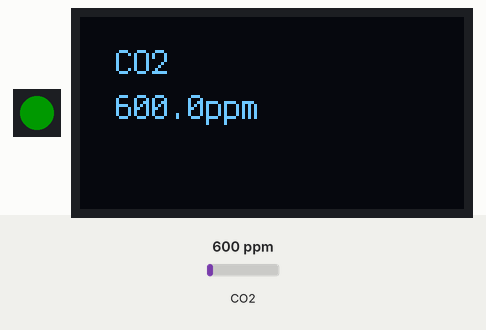
This program was run on a simulated CircuitPython board. On the bench: 1 RGB LEDs in strip order, left to right, 128×64 one-colour display. Inputs (shaded band) come from the test bench; at power-on: CO2 600 ppm. Dim RGB values are drawn brighter than linear.

Above: at 1.2 s.
1.3 s: CO2 set to 983 ppm
At 2.8 s:
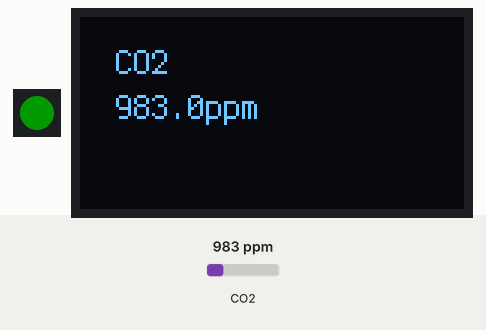
3.5 s: CO2 set to 1034 ppm
At 4.3 s:
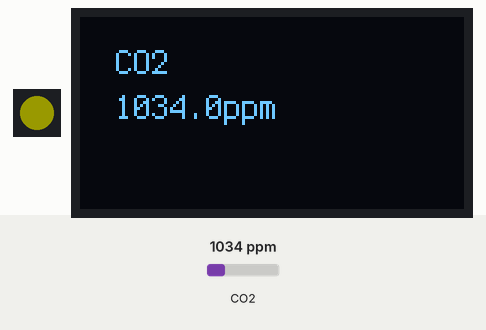
5.5 s: CO2 set to 1479 ppm
At 7.1 s:
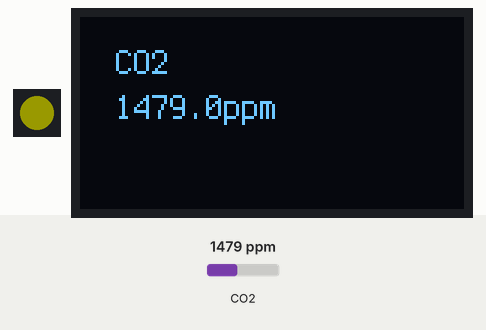
7.5 s: CO2 set to 1538 ppm
At 8.7 s:
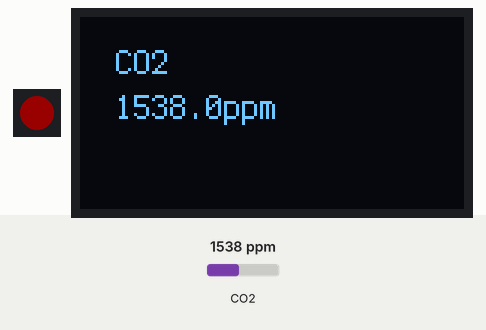
Timing chart, 0 to 10.5 s (numbered marks = the images above; inputs shaded):
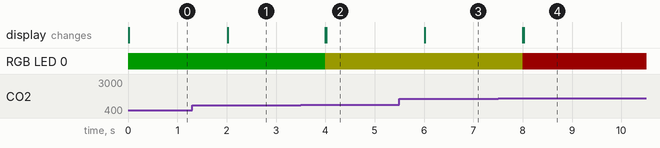

Measured:
- the behaviour switches between 999 and 1000 ppm on CO2 (found by bisection; images 1 and 2)
- the behaviour switches between 1499 and 1500 ppm on CO2 (found by bisection; images 3 and 4)
- after the input at 1.3 s, the display: changes after 0.72 s (image 1)
- after the input at 3.5 s, RGB LED 0: RGB(0, 25, 0) → RGB(25, 25, 0) after 0.50 s
- after the input at 5.5 s, the display: changes after 0.52 s (image 3)
- after the input at 7.5 s, RGB LED 0: RGB(25, 25, 0) → RGB(25, 0, 0) after 0.51 s

The program:

Usecase4C02Ampel.py
```python
# Usecase 4
import board
import displayio
import adafruit_displayio_ssd1306
import terminalio
from adafruit_display_text import label
import time
import adafruit_scd30
import adafruit_dotstar

displayio.release_displays()
WIDTH = 128
HEIGHT = 64
i2c = board.STEMMA_I2C()
display_bus = displayio.I2CDisplay(i2c, device_address=0x3D)
display = adafruit_displayio_ssd1306.SSD1306(display_bus, width=WIDTH, height=HEIGHT)
scd = adafruit_scd30.SCD30(i2c)
splash = displayio.Group()
text_area = label.Label(
    terminalio.FONT, text="", x=12, color=0xFFFFFF, y=15
)
splash.append(text_area)
pixels = adafruit_dotstar.DotStar(board.APA102_SCK, board.APA102_MOSI, 1)

def printOnDisplay(title1, measurement1, unit1, title2, measurement2, unit2):
    text = title1 + "\n" + str(measurement1) + unit1 + "\n" + title2 + "\n" + str(measurement2) + unit2
    text_area.text = text

def setup():
    display.show(splash)

def loop():
    if scd.CO2 < 1000:
        pixels[0] = (0, 255, 0, 0.1)
    elif scd.CO2 < 1500:
        pixels[0] = (255, 255, 0 , 0.1)
    else:
        pixels[0] = (255, 0, 0, 0.1)
    printOnDisplay("CO2", str(scd.CO2), "ppm", "", "", "")
    time.sleep(2)

setup()
while True:
    loop()
```
